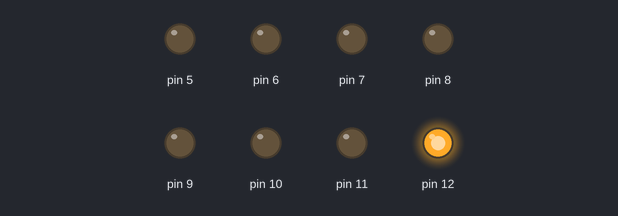
This sketch was run on a simulated Arduino Uno, built with avr-gcc and run on an emulated ATmega328P. On the bench: output pins drawn as LEDs (lit = HIGH).

Above: at 0.05 s.
At 0.45 s:
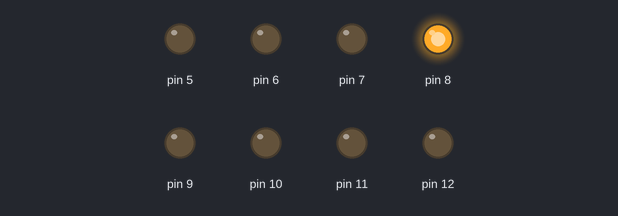
At 0.75 s:
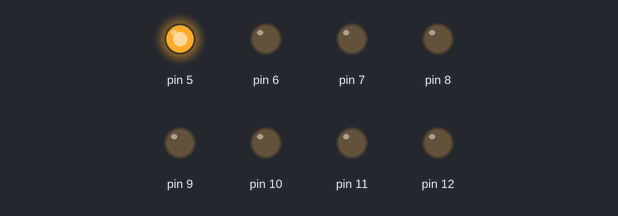
At 1.45 s:
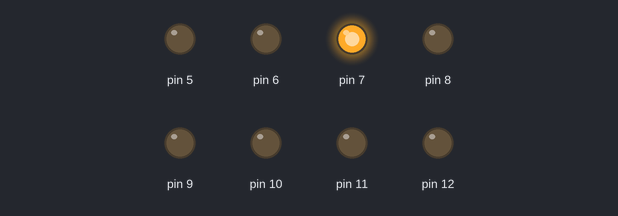
At 2.15 s:
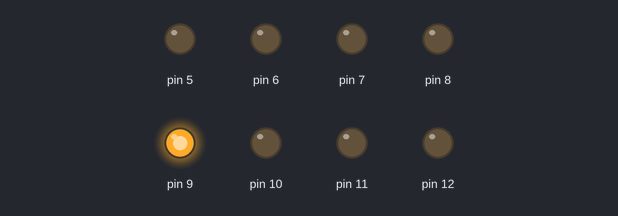
At 2.85 s:
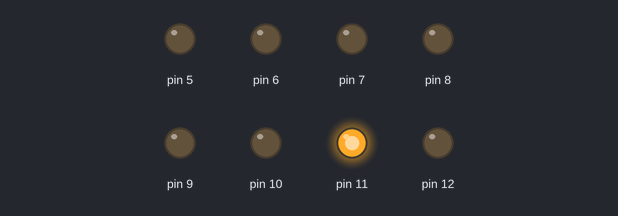
Timing chart, 0 to 3.1 s (numbered marks = the images above):
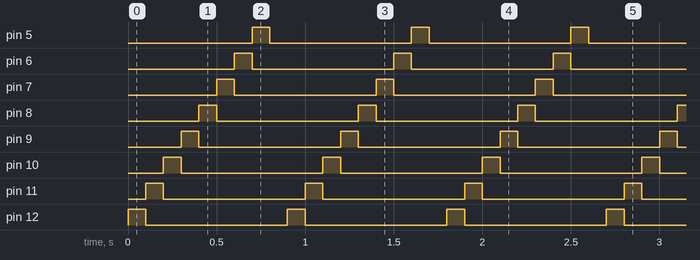

The sketch:

ardu_kod.ino
```cpp
void setup() {
  pinMode(12,OUTPUT);
  pinMode(11,OUTPUT);
  pinMode(10,OUTPUT);
  pinMode(9,OUTPUT);
  pinMode(8,OUTPUT);
  pinMode(7,OUTPUT);
  pinMode(6,OUTPUT);
  pinMode(5,OUTPUT);
}

void loop() {
  digitalWrite(12,1);
  delay(100);
  digitalWrite(12,0);
  digitalWrite(11,1);
  delay(100);
  digitalWrite(11,0);
  digitalWrite(10,1);
  delay(100);
  digitalWrite(10,0);
  digitalWrite(9,1);
  delay(100);
  digitalWrite(9,0);
  digitalWrite(8,1);
  delay(100);
  digitalWrite(8,0);
  digitalWrite(7,1);
  delay(100);
  digitalWrite(7,0);
  digitalWrite(6,1);
  delay(100);
  digitalWrite(6,0);
  digitalWrite(5,1);
  delay(100);
  digitalWrite(5,0);
  delay(100);

}
```

Measured:
- by itself, pin 5–12: alternates HIGH for 0.10 s and LOW for 0.80 s
- by itself, everything shown: repeats every 0.90 s, in 9 steps
